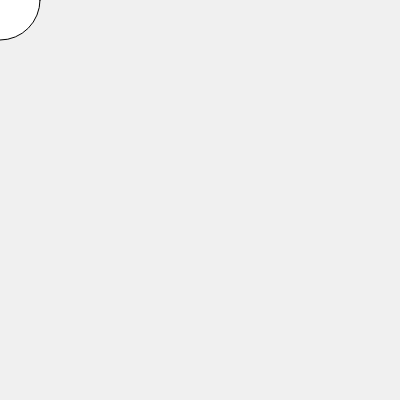
Frame 1 (no input)
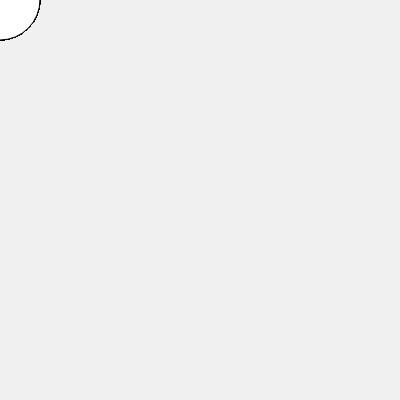
Frame 60 (no input)
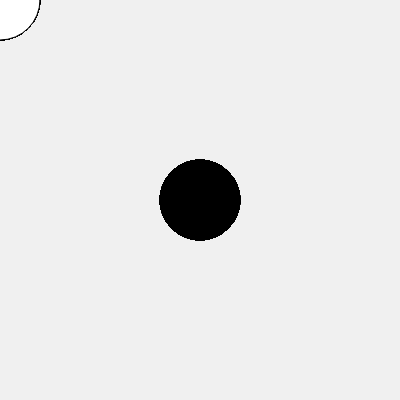
Frame 120 (the mouse pressed at the canvas centre since frame 60)

The p5.js sketch that drew these frames (run headless with seeded random() and noise() and a simulated clock; from frame 60 on, the mouse is pressed at the canvas centre):

// p5.js sketch
// ── sketch.js
function setup() {
  createCanvas(400, 400);
  background(240);
}

function draw() {
  if (mouseIsPressed) {
    fill(0);
  } else {
    fill(255);
  }
  ellipse(mouseX, mouseY, 80, 80);
}

//ceci est un commentaire
